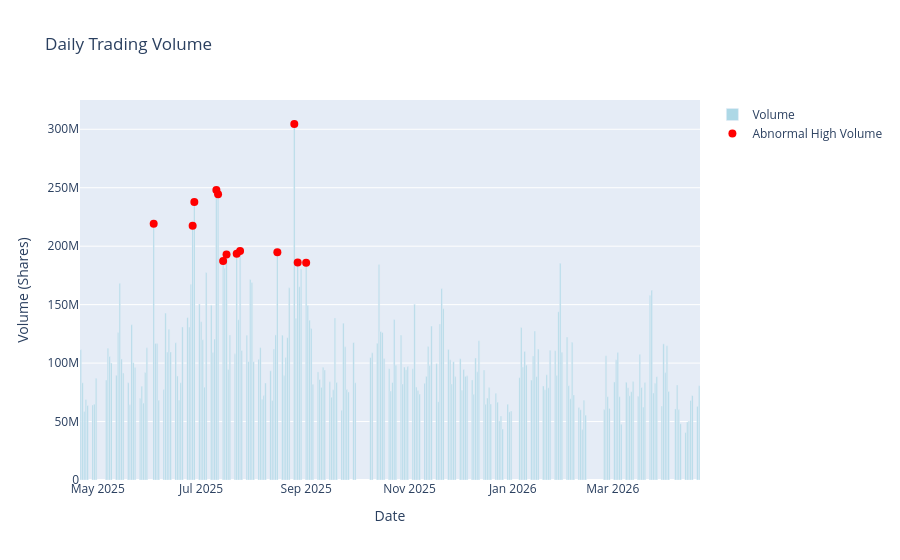

This figure's notebook cell:
### Code cell
# Volume with abnormal days highlighted
fig4 = go.Figure()
fig4.add_trace(go.Bar(x=df.index, y=df['Volume'], name='Volume', marker_color='lightblue'))
if len(metrics['high_volume_days']) > 0:
    high_vol_df = df.loc[metrics['high_volume_days']]
    fig4.add_trace(go.Scatter(x=high_vol_df.index, y=high_vol_df['Volume'], mode='markers', name='Abnormal High Volume', marker=dict(color='red', size=8)))
fig4.update_layout(title="Daily Trading Volume", xaxis_title="Date", yaxis_title="Volume (Shares)")
fig4.show()

### Figure 1 — Plotly figure (JSON) as saved in the notebook; plotly's stock layout.template omitted (floating-point values rounded to 4 significant figures; data arrays with more than 128 entries replaced by an {"elided": "..."} marker saying what was removed)
{"data": [{"marker": {"color": "lightblue"}, "name": "Volume", "type": "bar", "x": {"elided": "243 str values"}, "y": {"elided": "243 int values"}}, {"marker": {"color": "red", "size": 8}, "mode": "markers", "name": "Abnormal High Volume", "type": "scatter", "x": ["2025-06-03T00:00:00.000000", "2025-06-26T00:00:00.000000", "2025-06-27T00:00:00.000000", "2025-07-10T00:00:00.000000", "2025-07-11T00:00:00.000000", "2025-07-14T00:00:00.000000", "2025-07-16T00:00:00.000000", "2025-07-22T00:00:00.000000", "2025-07-24T00:00:00.000000", "2025-08-15T00:00:00.000000", "2025-08-25T00:00:00.000000", "2025-08-27T00:00:00.000000", "2025-09-01T00:00:00.000000"], "y": [219247966, 217457766, 237760015, 248141553, 244374350, 187289585, 192786379, 193522916, 195935057, 194850295, 304508753, 186004950, 185845902]}], "layout": {"title": {"text": "Daily Trading Volume"}, "xaxis": {"title": {"text": "Date"}}, "yaxis": {"title": {"text": "Volume (Shares)"}}}}
